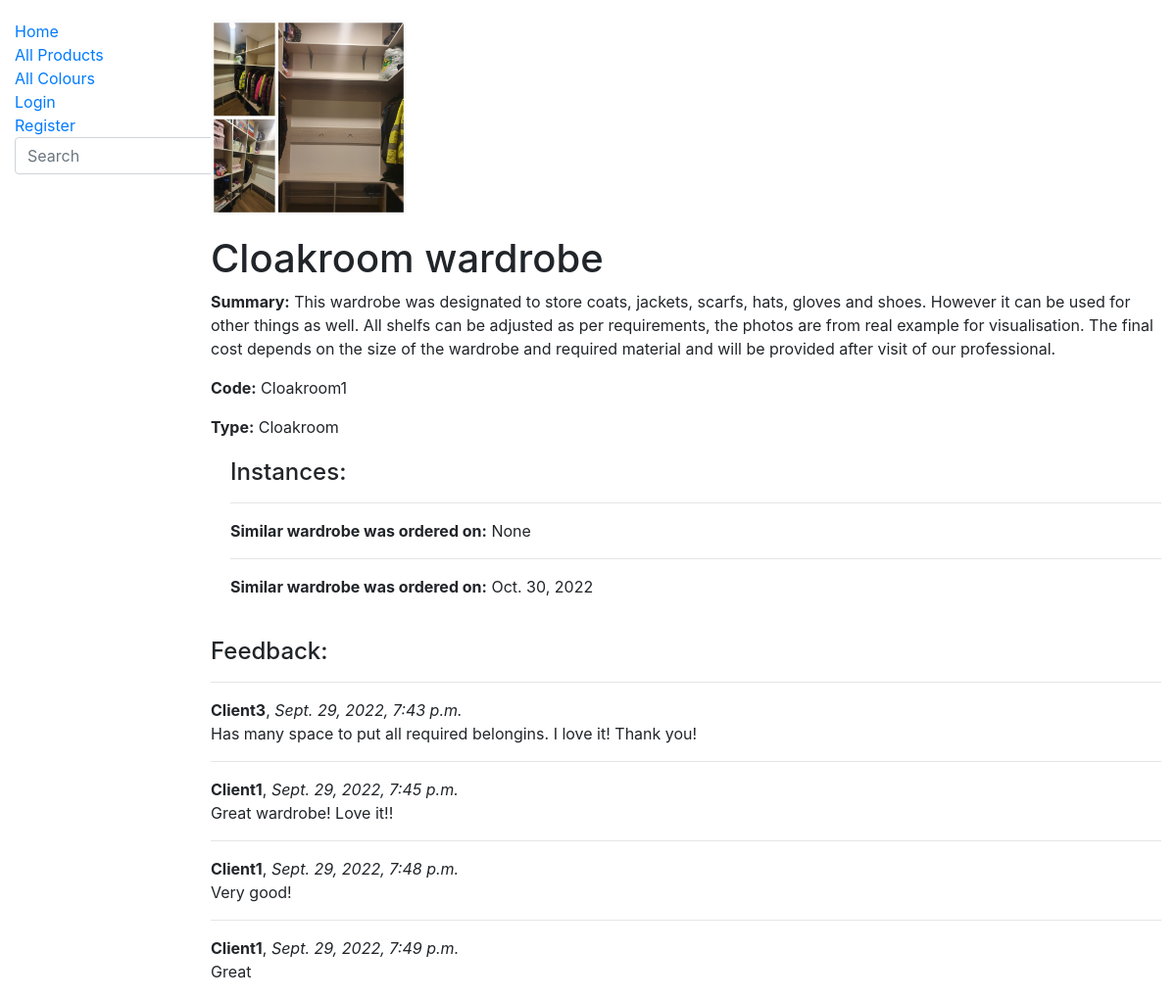
Page /woodwork/products/1 on the earlier database version.
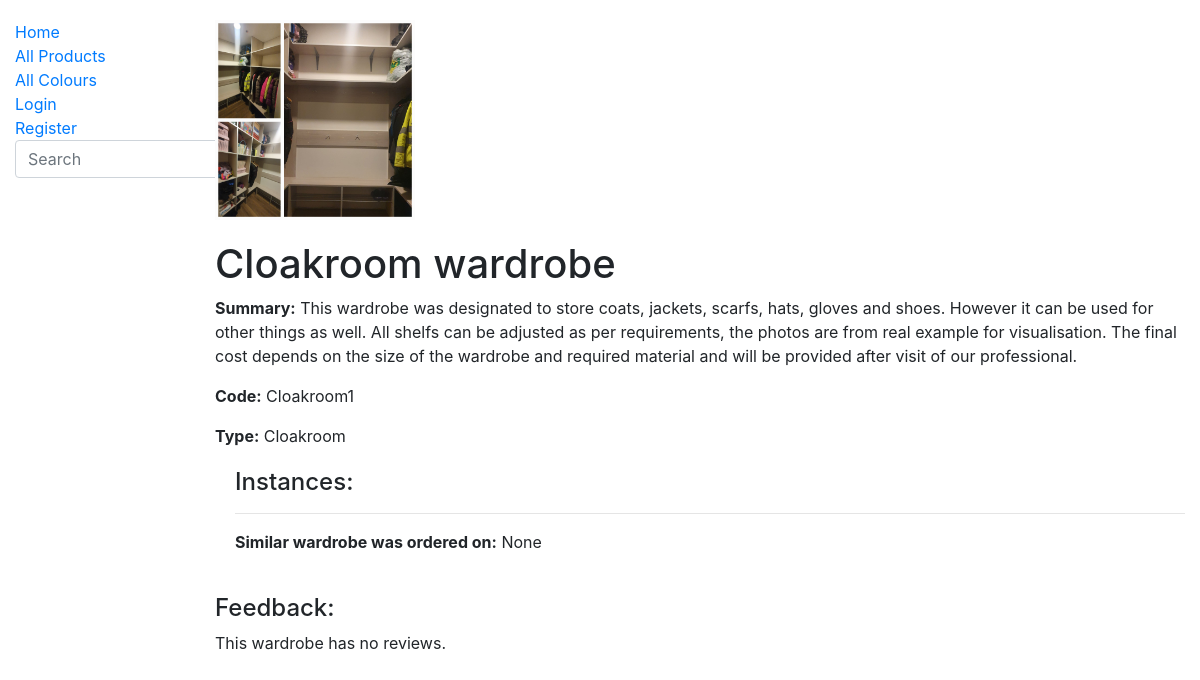
Same page on the later database version.
### woodwork/models.py (models this page shows, shortened)
class ProductInstance(models.Model):
    id = models.UUIDField(primary_key=True, default=uuid.uuid4, help_text='Unique IO for wardrobe copy')
    product = models.ForeignKey('Product', on_delete=models.SET_NULL, null=True)
    due_back = models.DateField('Last order completed on', null=True, blank=True)
    requestor = models.ForeignKey(User, on_delete=models.SET_NULL, null=True, blank=True)
    requirements = HTMLField('Your notes for us', max_length=2000, null=True, blank=True, default='', help_text='Enter the date till when you would like to have the wardrobe ready and any other requirements (e.g. size, different colour, your city)')
    LOAN_STATUS = (
        ('o', 'Orderred'),
        ('c', 'Can be orderred'),
    )
    status = models.CharField(
        max_length=1,
        choices=LOAN_STATUS,
        blank=True,
        default='c',
        help_text='Status',
    )
    class Meta:
        ordering = ['due_back']

class ProductReview(models.Model):
    product = models.ForeignKey('Product', on_delete=models.SET_NULL, null=True, blank=True)
    reviewer = models.ForeignKey(User, on_delete=models.SET_NULL, null=True, blank=True)
    date_created = models.DateTimeField(auto_now_add=True)
    content = models.TextField('Feedback', max_length=2000)

### woodwork/views.py (the view, shortened to what this page needs)
# urls.py: path('products/<int:pk>', views.ProductDetailView.as_view(), name='product_detail'),
class ProductDetailView(FormMixin, generic.DetailView):
    model = Product
    template_name = 'product_detail.html'
    form_class = ProductReviewForm
    class Meta:
        ordering = ['date_created']

### woodwork/forms.py
class ProductReviewForm(forms.ModelForm):
    class Meta:
        model = ProductReview
        fields = ('content', 'product', 'reviewer',)
        widgets = {'product': forms.HiddenInput(), 'reviewer': forms.HiddenInput()}

### woodwork/models.py (called while the page is built)
    def __str__(self):
        return self.name

### templates/product_detail.html (shortened to what this page needs)
{% extends "base.html" %}
{% block content %}
  <img src="{{ product.cover.url }}" style="margin-bottom: 20px; margin-top: 20px; height: 200px">
  <h1>{{ product.name }}</h1>
  <p><strong>Summary:</strong> {{ product.summary | safe }}</p>
  <p><strong>Code:</strong> {{ product.code }}</p>
  <p><strong>Type:</strong> {{ product.type.all|join:", " }}</p>
  <div style="margin-left:20px;margin-top:20px">
    <h4>Instances:</h4>
    {% for copy in product.productinstance_set.all %}
      <hr>
      <p><strong>Similar wardrobe was ordered on:</strong> {{ copy.due_back }}</p>
    {% endfor %}
  </div>
  <h4>Feedback:</h4>
  {% if product.productreview_set.all %}
    {% for review in product.productreview_set.all %}
      <hr>
      <strong>{{ review.reviewer }}</strong>, <em>{{ review.date_created}}</em>
      <p>{{ review.content }}</p>
    {% endfor %}
  {% else %}
    <p>This wardrobe has no reviews.</p>
  {% endif %}
{% endblock %}

Differences in the rows shown:
removed ProductInstance: due_back "Oct. 30, 2022"
removed ProductReview: reviewer "Client3", date_created "Sept. 29, 2022, 7:43 p.m.", content "Has many space to put all required belongins. I love it! Thank you!"
removed ProductReview: reviewer "Client1", date_created "Sept. 29, 2022, 7:45 p.m.", content "Great wardrobe! Love it!!"
removed ProductReview: reviewer "Client1", date_created "Sept. 29, 2022, 7:48 p.m.", content "Very good!"
removed ProductReview: reviewer "Client1", date_created "Sept. 29, 2022, 7:49 p.m.", content "Great"
Other differences:
text now shown: "This wardrobe has no reviews."
